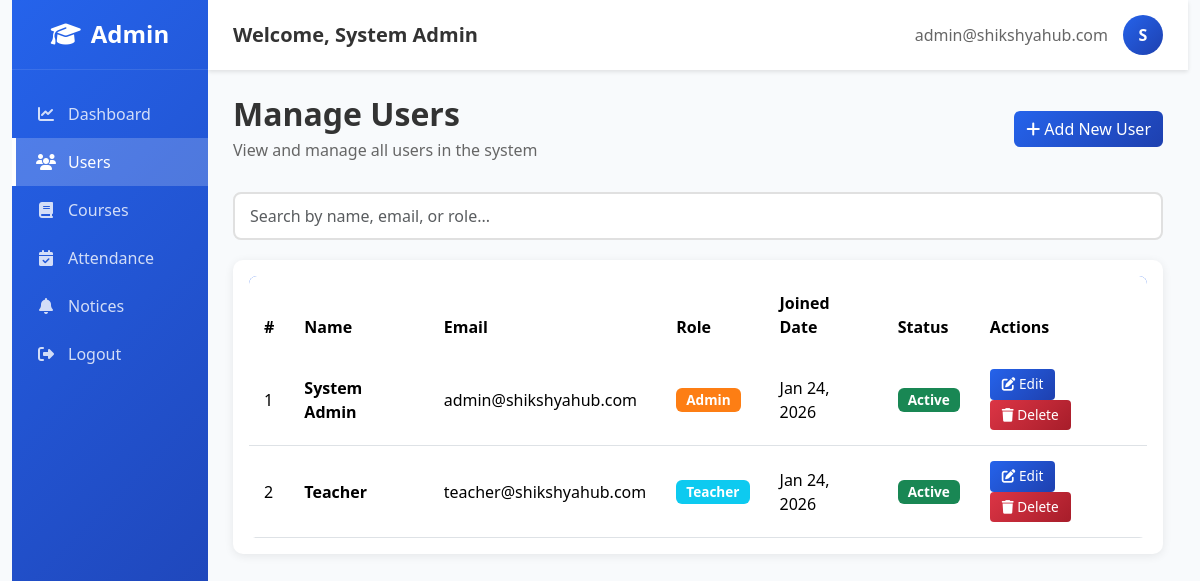
Page /admin/manage-users (signed in) on the earlier database version.
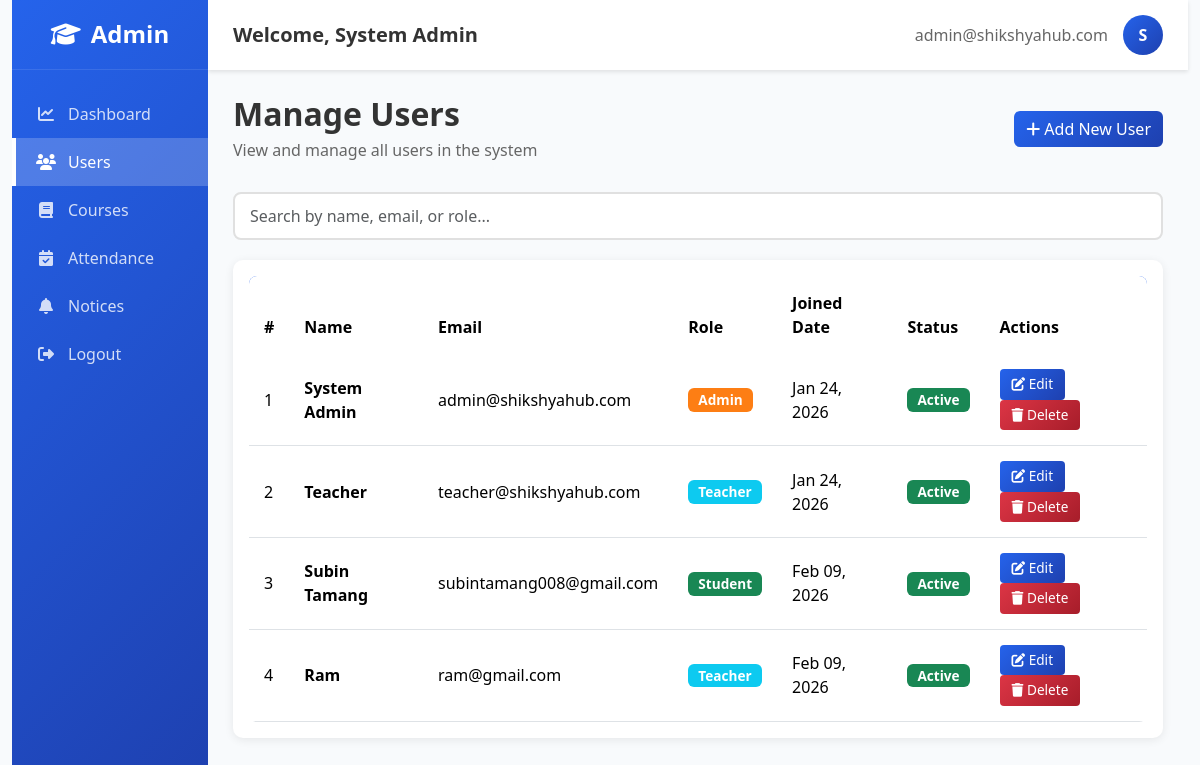
Same page on the later database version.
### app/models.py (models this page shows, shortened)
class User(db.Model, UserMixin):
    id = db.Column(db.Integer, primary_key=True)
    name = db.Column(db.String(100), nullable=False)
    email = db.Column(db.String(120), unique=True, nullable=False)
    password_hash = db.Column(db.String(128))
    role = db.Column(db.String(20), nullable=False) # 'admin', 'teacher', 'student'
    created_at = db.Column(db.DateTime, default=datetime.utcnow)
    student_profile = db.relationship('Student', backref='user_account', cascade='all, delete-orphan', uselist=False)
    teacher_profile = db.relationship('Teacher', backref='user_account', cascade='all, delete-orphan', uselist=False)

### app/routes/admin.py (the view)
@admin.route('/admin/manage-users')
@login_required
def manage_users():
    if not check_admin():
        flash('Access denied.', 'danger')
        return redirect(url_for('main.home'))
    all_users = User.query.all()
    return render_template('admin/manage_users.html', users=all_users)

### app/models.py (called while the page is built)
@login_manager.user_loader
def load_user(user_id):
    return User.query.get(int(user_id))

### app/routes/admin.py (called while the page is built)
def check_admin():
    if not current_user.is_authenticated or current_user.role != 'admin':
        return False
    return True

### app/templates/admin/manage_users.html (shortened to what this page needs)
<!DOCTYPE html>
<html lang="en">
<head>
    <link href="https://cdn.jsdelivr.net/npm/bootstrap@5.3.3/dist/css/bootstrap.min.css" rel="stylesheet">
    <link rel="stylesheet" href="https://cdnjs.cloudflare.com/ajax/libs/font-awesome/6.4.0/css/all.min.css">
</head>
<body>
    <div class="container-fluid">
        <div class="row g-0" style="min-height: 100vh;">
            <nav class="col-md-2 sidebar d-none d-md-block">
                <div class="brand">
                    <h4><i class="fas fa-graduation-cap"></i> Admin</h4>
                </div>
                <div class="nav-menu">
                    <ul class="nav flex-column">
                        <li class="nav-item">
                            <a href="{{ url_for('admin.dashboard') }}" class="nav-link">
                                <i class="fas fa-chart-line"></i> Dashboard
                            </a>
                        </li>
                        <li class="nav-item">
                            <a href="{{ url_for('admin.manage_users') }}" class="nav-link active">
                                <i class="fas fa-users"></i> Users
                            </a>
                        </li>
                        <li class="nav-item">
                            <a href="#" class="nav-link">
                                <i class="fas fa-book"></i> Courses
                            </a>
                        </li>
                        <li class="nav-item">
                            <a href="#" class="nav-link">
                                <i class="fas fa-calendar-check"></i> Attendance
                            </a>
                        </li>
                        <li class="nav-item">
                            <a href="#" class="nav-link">
                                <i class="fas fa-bell"></i> Notices
                            </a>
                        </li>
                        <li class="nav-item">
                            <a href="{{ url_for('auth.logout') }}" class="nav-link">
                                <i class="fas fa-sign-out-alt"></i> Logout
                            </a>
                        </li>
                    </ul>
                </div>
            </nav>
            <main class="col-md-10 ms-sm-auto col-lg-10">
                <div class="topbar">
                    <div>
                        <h5 class="mb-0" style="color: #333; font-weight: 600;">Welcome, {{ current_user.name }}</h5>
                    </div>
                    <div class="topbar-user">
                        <span style="color: #666;">{{ current_user.email }}</span>
                        <div class="user-avatar">{{ current_user.name[0].upper() }}</div>
                    </div>
                </div>
                <div class="main-content">
                    <div class="page-header d-flex justify-content-between align-items-center">
                        <div>
                            <h2>Manage Users</h2>
                            <p>View and manage all users in the system</p>
                        </div>
                        <button class="btn btn-primary" data-bs-toggle="modal" data-bs-target="#addUserModal">
                            <i class="fas fa-plus"></i> Add New User
                        </button>
                    </div>
                    <div class="search-box">
                        <input type="text" class="form-control" id="searchInput"
                            placeholder="Search by name, email, or role...">
                    </div>
                    <div class="card p-3">
                        <div class="table-responsive">
                            <table class="table table-hover align-middle" id="usersTable">
                                <thead>
                                    <tr>
                                        <th>#</th>
                                        <th>Name</th>
                                        <th>Email</th>
                                        <th>Role</th>
                                        <th>Joined Date</th>
                                        <th>Status</th>
                                        <th>Actions</th>
                                    </tr>
                                </thead>
                                <tbody>
                                    {% if users %}
                                    {% for user in users %}
                                    <tr>
                                        <td>{{ loop.index }}</td>
                                        <td>
                                            <strong>{{ user.name }}</strong>
                                        </td>
                                        <td>{{ user.email }}</td>
                                        <td>
                                            <span class="badge role-badge role-{{ user.role }}">
                                                {{ user.role.capitalize() }}
                                            </span>
                                        </td>
                                        <td>{{ user.created_at.strftime('%b %d, %Y') if user.created_at else 'N/A' }}
                                        </td>
                                        <td>
                                            <span class="badge bg-success">Active</span>
                                        </td>
                                        <td>
                                            <button class="btn btn-sm btn-primary" title="Edit User">
                                                <i class="fas fa-edit"></i> Edit
                                            </button>
                                            <button class="btn btn-sm btn-danger delete-user-btn"
                                                data-user-id="{{ user.id }}" data-user-name="{{ user.name }}"
                                                title="Delete User">
                                                <i class="fas fa-trash"></i> Delete
                                            </button>
                                        </td>
                                    </tr>
                                    {% endfor %}
                                    {% else %}
                                    <tr>
                                        <td colspan="7" class="text-center py-4">
                                            <p class="text-muted">No users found in the system.</p>
                                        </td>
                                    </tr>
                                    {% endif %}
                                </tbody>
                            </table>
                        </div>
                    </div>
                </div>
            </main>
        </div>
    </div>
</body>
</html>

### app/templates/admin/manage_users.html (style rules this page uses)
* { margin: 0; padding: 0; box-sizing: border-box; }
body { font-family: 'Segoe UI', Tahoma, Geneva, Verdana, sans-serif; background-color: #f8fafc; }
.sidebar { min-height: 100vh; background: linear-gradient(135deg, #2563eb 0%, #1e40af 100%); color: white; padding: 0; position: sticky; top: 0; }
.sidebar .brand { padding: 20px; border-bottom: 1px solid rgba(255, 255, 255, 0.1); text-align: center; }
.sidebar .brand h4 { margin: 0; font-weight: 700; display: flex; align-items: center; justify-content: center; gap: 10px; }
.sidebar .nav-menu { padding: 20px 0; }
.sidebar .nav-item { padding: 0; }
.sidebar .nav-link { color: rgba(255, 255, 255, 0.8); text-decoration: none; padding: 12px 20px; display: flex; align-items: center; gap: 12px; transition: all 0.3s ease; border-left: 4px solid transparent; }
.sidebar .nav-link.active { background-color: rgba(255, 255, 255, 0.2); color: white; border-left-color: white; }
.sidebar .nav-link i { width: 20px; text-align: center; }
.topbar { background: white; padding: 15px 25px; box-shadow: 0 2px 4px rgba(0, 0, 0, 0.1); display: flex; justify-content: space-between; align-items: center; }
.topbar-user { display: flex; align-items: center; gap: 15px; }
.topbar-user .user-avatar { width: 40px; height: 40px; background: linear-gradient(135deg, #2563eb 0%, #1e40af 100%); border-radius: 50%; display: flex; align-items: center; justify-content: center; color: white; font-weight: bold; }
.card { border: none; box-shadow: 0 2px 10px rgba(0, 0, 0, 0.08); border-radius: 10px; }
.table { margin-bottom: 0; }
.table thead { background-color: #2563eb; color: white; }
.table thead th { border: none; font-weight: 600; padding: 15px; }
.table tbody td { padding: 15px; vertical-align: middle; }
.badge { font-size: 0.85rem; padding: 5px 10px; }
.btn-sm { padding: 5px 12px; font-size: 0.85rem; }
.btn-primary { background: linear-gradient(135deg, #2563eb 0%, #1e40af 100%); border: none; transition: all 0.3s ease; }
.btn-danger { background: linear-gradient(135deg, #dc3545 0%, #a71d2a 100%); border: none; }
.main-content { padding: 25px; }
.page-header { margin-bottom: 30px; }
.page-header h2 { font-weight: 700; color: #333; margin-bottom: 5px; }
.page-header p { color: #666; margin: 0; }
.table-responsive { border-radius: 8px; overflow: hidden; }
.search-box { margin-bottom: 20px; }
.search-box .form-control { border-radius: 8px; border: 2px solid #e0e0e0; padding: 10px 15px; transition: all 0.3s ease; }
.role-badge { font-weight: 600; }
.role-student { background-color: #198754; }
.role-teacher { background-color: #0dcaf0; }
.role-admin { background-color: #fd7e14; }

Differences in the rows shown:
added User: name "Subin Tamang", email "subintamang008@gmail.com", role "Student", created_at "Feb 09, 2026"
added User: name "Ram", email "ram@gmail.com", role "Teacher", created_at "Feb 09, 2026"
